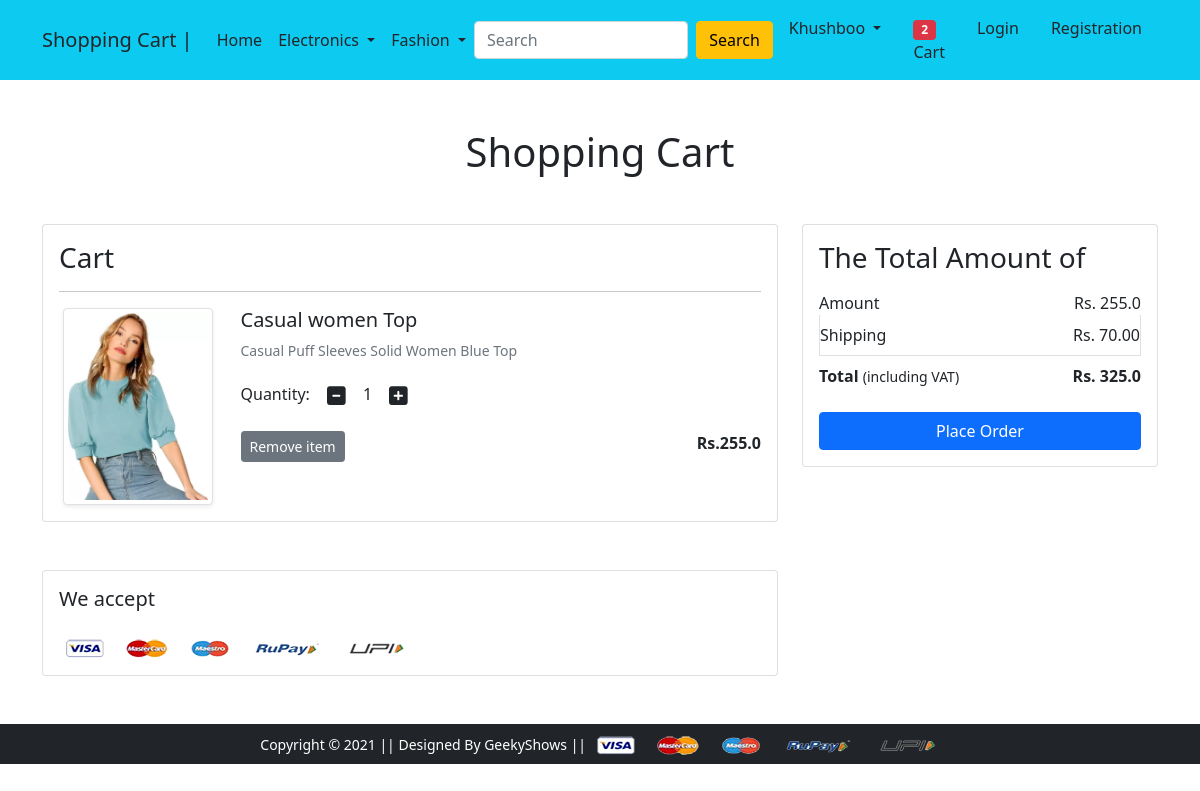
The app's page /cart/ (signed in) with its own data.
### app/models.py (models this page shows, shortened)
class Cart(models.Model):
    user = models.ForeignKey(User, on_delete=models.CASCADE)
    product = models.ForeignKey(Product, on_delete=models.CASCADE)
    quantity = models.PositiveIntegerField(default =1)

class Product(models.Model):
    title = models.CharField(max_length=100)
    selling_price=models.FloatField()
    discounted_price=models.FloatField()
    description=models.TextField()
    brand = models.CharField(max_length=200)
    category = models.CharField(choices = CATEGORY_CHOICES,max_length=2)
    product_image = models.ImageField(upload_to='producting')

### app/views.py (the view)
# urls.py: path('cart/', views.show_cart, name='showcart'),
def show_cart(request):
    if request.user.is_authenticated:
        user = request.user
        cart = Cart.objects.filter(user=user)
        amount = 0.0
        shipping_amount = 70.0
        total_amount = 0.0
        cart_product = [p for p in Cart.objects.all() if p.user == user]
        if cart_product:
            for p in cart_product:
                tempamount = p.quantity * p.product.discounted_price
                amount += tempamount
                total_amount = amount + shipping_amount
            return render(
                request,
                "app/addtocart.html",
                {"carts": cart, "total_amount": total_amount, "amount": amount},
            )
        else:
            return render(request, "app/emptycart.html")

### app/templates/app/addtocart.html (shortened to what this page needs)
{% extends 'app/base.html' %}
{% load static %}
{% block main-content %}
<div class="container my-5">
 <div class="row">
  <h1 class="text-center mb-5">Shopping Cart</h1>
  <div class="col-sm-8">
  <div class="card">
   <div class="card-body">
    <h3>Cart</h3>
    {% for cart in carts %}
    <hr>
    <div class="row">
     <div class="col-sm-3 text-center align-self-center"><img src="{{cart.product.product_image.url}}" alt="" srcset="" class="img-fluid img-thumbnail shadow-sm" height="150" width="150"> </div>
     <div class="col-sm-9">
      <div>
       <h5>{{cart.product.title}}</h5>
       <p class="mb-2 text-muted small">{{cart.product.description}}</p>
       <div class="my-3">
        <label for="quantity">Quantity:</label>
        <a class="minus-cart btn" pid="{{cart.product.id}}"><i class="fas fa-minus-square fa-lg"></i></a>
          <span id="quantity">{{cart.quantity}}</span>
        <a class="plus-cart btn" pid="{{cart.product.id}}"><i class="fas fa-plus-square fa-lg"></i></a>
       </div>
       <div class="d-flex justify-content-between">
        <a href="#" class="btn btn-sm btn-secondary mr-3 remove-cart" pid="{{cart.product.id}}">Remove item </a>
        <p class="mb-0"><span><strong>Rs.{{cart.product.discounted_price}}</strong></span></p>
       </div>
      </div>
     </div>
    </div>
    {% endfor %}
   </div>
   </div>
  </div>
  <div class="col-sm-4">
   <div class="card">
    <div class="card-body">
      <h3>The Total Amount of</h3>
      <ul class="list-group">
       <li class="list-group-item d-flex justify-content-between align-items-center border-0 px-0 pb-0">Amount<span>Rs. <span id="amount">{{amount}}</span> </span></li>
       <li class="list-group-item d-flex justify-content-between align-items-center px-0">Shipping<span>Rs. 70.00</span></li>
       <li class="list-group-item d-flex justify-content-between align-items-center border-0 px-0 mb-3">
        <div>
           <strong>Total</strong> <small>(including VAT)</small>
         </div>
         <span><strong>Rs. <strong id="totalamount">{{total_amount}}</strong></strong></span>
       </li>
      </ul>
      <div class="d-grid"><a href="{% url 'checkout' %}" class="btn btn-primary">Place Order</a></div>
    </div>
   </div>
  </div>
 </div>
</div>
<div class="container">
 <div class="row">
  <div class="col-sm-8">
   <div class="card">
    <div class="card-body">
      <h5 class="mb-4">We accept</h5>
      <img src="{% static 'app/images/payment.png' %}" alt="" class="img-fluid">
    </div>
  </div>
  </div>
 </div>
</div>
{% endblock main-content %}

### records on screen
Cart: product.product_image (picture), product "Casual women Top", product.description "Casual Puff Sleeves Solid Women Blue Top", quantity "1", product.discounted_price "255.0"

### other values on screen
{{ amount }} "255.0"
{{ total_amount }} "325.0"
